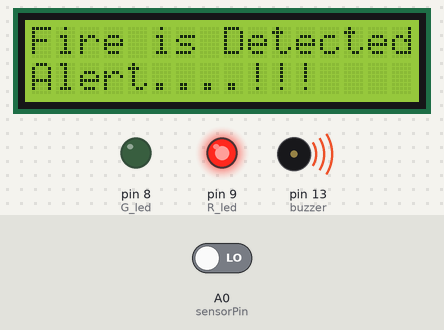
This sketch was run on a simulated Arduino Uno, built with avr-gcc and run on an emulated ATmega328P. On the bench: 16×2 character LCD, output pins drawn as LEDs (lit = HIGH), buzzer (waves = sounding, pin HIGH). The inputs (shaded band) are chosen by the test bench; at power-on: A0 (sensorPin) LOW.

Above: at 3.2 s.
3.3 s: A0 (sensorPin) driven HIGH
At 4.8 s:
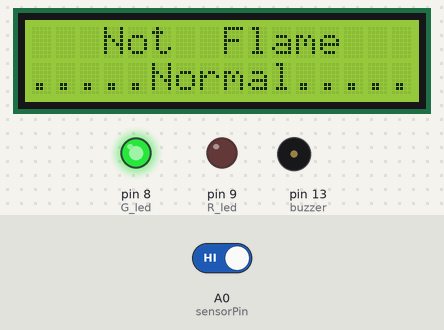
5.7 s: A0 (sensorPin) driven LOW
At 7.0 s:
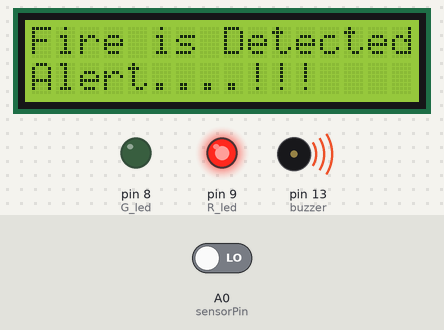
Timing chart, 0 to 8.7 s (numbered marks = the images above; inputs shaded):
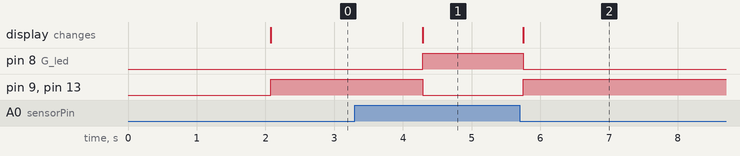

The sketch:

Flame_Sensor_CCode.ino
```cpp
#include <LiquidCrystal.h>
LiquidCrystal lcd(2, 3, 4, 5, 6, 7);

int sensorPin = A0; // choose the input pin (for Fire sensor)
int buzzer = 13; // choose the pin for the Buzzer
int G_led = 8; // choose the pin for the Green LED
int R_led = 9; // choose the pin for the Red Led

int read_value; // variable for reading the sensorpin status

void setup(){
Serial.begin(9600);
pinMode(sensorPin, INPUT); // declare sensor as input

pinMode(buzzer,OUTPUT); // declare Buzzer as output
pinMode(R_led,OUTPUT); // declare Red LED as output
pinMode(G_led,OUTPUT); // declare Green LED as output

lcd.begin(16, 2);
lcd.clear();
lcd.setCursor(0,0);
lcd.print("   WELCOME To   ");
lcd.setCursor(0,1);
lcd.print("  Fire Detector ");
delay(2000);
lcd.clear();
}

void loop(){
read_value = digitalRead(sensorPin); // Digital input value

if(read_value==1){ // check if the Fire variable is High
lcd.setCursor(0, 0);
lcd.print("   Not  Flame   ");
lcd.setCursor(0, 1);
lcd.print(".....Normal.....");
digitalWrite(buzzer, LOW); // Turn LED off.
digitalWrite(R_led, LOW);  // Turn LED off.
digitalWrite(G_led, HIGH); // Turn LED on.

}
else{ // check if the Fire variable is Low
lcd.setCursor(0, 0);
lcd.print("Fire is Detected");
lcd.setCursor(0, 1);
lcd.print("Alert....!!!    ");

digitalWrite(buzzer, HIGH); // Turn LED on.
digitalWrite(R_led, HIGH);  // Turn LED on.
digitalWrite(G_led, LOW);   // Turn LED off.
delay(1000);
}
delay(100);
}
```

Measured:
- after the input at 3.3 s, pin 8 (G_led): LOW → HIGH after 0.98 s; pin 9 (R_led), pin 13 (buzzer): HIGH → LOW after 0.98 s; the display: changes after 0.98 s (image 1)
- after the input at 5.7 s, pin 8 (G_led): HIGH → LOW after 0.05 s; pin 9 (R_led), pin 13 (buzzer): LOW → HIGH after 0.05 s; the display: changes after 0.05 s (image 2)
